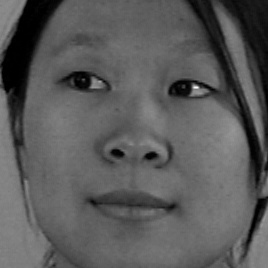
#> input picture face_project/tanaka/datastore/Angle/-10/A_02_-10.Jpg, 268 x 268 px, given in place of A_01_-80.jpg, which was not available
$ jupyter execute --allow-errors angle_resize.ipynb
#> lines starting #> are read from the running program, lines starting #| are printed output that depends on the picture
#> `img = Image.open(Dir+Sbj+file_name).resize((pixel_size, pixel_size)).c..`:
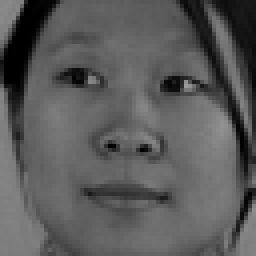
#> img: PIL image 64x64 L (shown 4 times larger); min 0, max 154, mean 90
[cell 1]
from PIL import Image
import numpy as np
import os

max_angle = 80
pixel_size = 64
N = int(2*max_angle/5+1)
Dir = 'Angle/'
Dir_resized = 'Angle_resized/'
face_imgs = np.zeros((N,pixel_size,pixel_size))
angles = np.linspace(-max_angle,max_angle,N,dtype="int8")
numSbj = 90
# for i in range(numSbj):
#     os.mkdir(Dir_resized+"Subject{0:02d}/".format(i+1))

#> (the rest of this cell did not finish here and is left out)


$ run again, on face_project/tanaka/datastore/Angle/-20/A_18_-20.Jpg
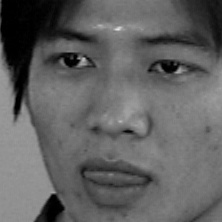
#> input picture face_project/tanaka/datastore/Angle/-20/A_18_-20.Jpg, 222 x 222 px, given in place of A_01_-80.jpg, which was not available
#> `img = Image.open(Dir+Sbj+file_name).resize((pixel_size, pixel_size)).c..`:
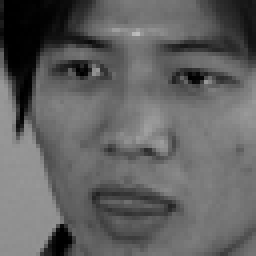
#> img: PIL image 64x64 L (shown 4 times larger); min 0, max 188, mean 97.2
